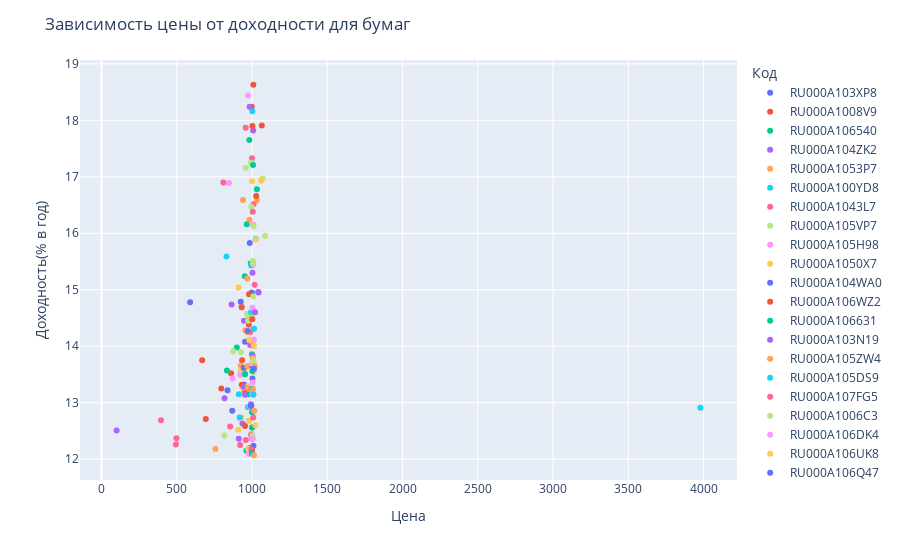

The code cell stored with this chart in its notebook:
### Code cell
dataprocessing.plot_papers(df)
